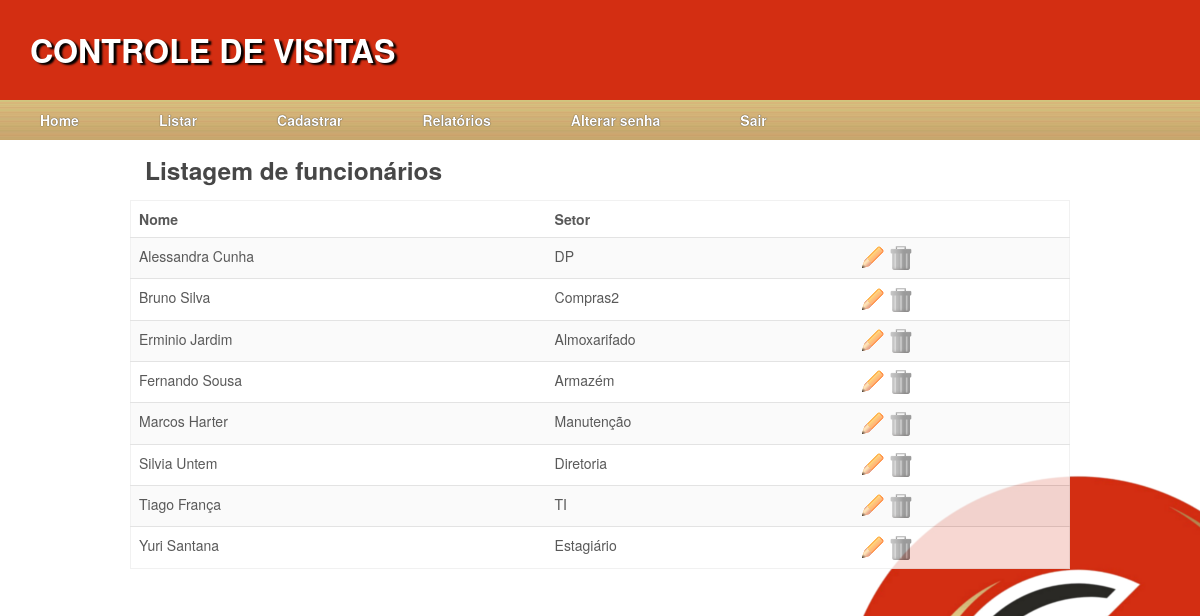
/index.php?p=listarFuncionarios (signed in), run on the app's committed database.
### tables this page shows
CREATE TABLE IF NOT EXISTS `funcionario` (
  `id_funcionario` int(11) NOT NULL AUTO_INCREMENT,
  `nome` varchar(100) DEFAULT NULL,
  `setor` varchar(100) DEFAULT NULL,
  `habilitado` tinyint(1) NOT NULL,
  PRIMARY KEY (`id_funcionario`)
);

### conexao.class.php (called while the page is built, shortened)
<?php
class conexao {
    private $db_host = 'localhost';
    private $db_user = 'controledevisita';
    private $db_pass = '123';
    private $db_name = 'controledevisitas';
    private $con = false;
    public function connect() {
        if(!$this->con) {
            $myconn = @mysql_connect($this->db_host,$this->db_user,$this->db_pass);
            if($myconn) {
                $seldb = @mysql_select_db($this->db_name,$myconn);
                if($seldb) {
                    $this->con = true;
                    return true;
                } else {
                    return false;
                }
            } else {
                return false;
            }
        } else {
            return true;
        }
    }
    public function disconnect() {
	    if($this->con) {
	        if(@mysql_close()) {
				$this->con = false;
	            return true;
	        } else {
	            return false;
	        }
	    }
    }
}

### crud.class.php (called while the page is built, shortened)
<?php
require_once('conexao.class.php');
require_once('log.class.php');
  class crud {
    private $tabela="";
    private $sql_sel="";
    public function __construct($tabela) {
        $this->tabela = $tabela;
        return $this->tabela;
    }
	public function selecionar($campos, $where) {
		$campos = ($campos)?$campos:"*";
        if($where) $this->sql_sel = "SELECT $campos FROM ".$this->tabela." WHERE $where ;";
		else $this->sql_sel = "SELECT $campos FROM ".$this->tabela." ;";
        if(!$this->sel = mysql_query($this->sql_sel)) die();
		$result = null;
		while($linha = mysql_fetch_assoc($this->sel))
			$result[] = $linha;
		return $result;
    }
}

### log.class.php (called while the page is built, shortened)
<?php
require_once('conexao.class.php');
class log{
	public function __construct( $sql, $justificativa) {
        $this->sql = mysql_real_escape_string($sql);
		$query = explode(" ", $this->sql);
		$blacklist = array(
			"insert", "update", "delete", "truncate", "drop", "DECLARE", "EXEC", "SET",
			"CAST",	"alter", "index", "event", "trigger", "grant", "super", "process",
			"reload", "shutdown", "lock", "replication", "user"
		);
    }
}

### listagem/listarFuncionarios.php (the view, shortened to what this page needs)
<?php
    require_once('conexao.class.php');
    require_once('crud.class.php');
?>
<div class="container">
<h3>Listagem de funcion&aacute;rios</h3>
        <table class="table table-striped">
            <thead>
                <tr>
                    <th>
                        Nome
                    </th>
                    <th>
                        Setor
                    </th>
                    <th> </th>
                </tr>
            </thead>
            <tbody>
                <?php
					$crud = new crud('funcionario');
					$result = $crud->selecionar("","habilitado<>0 ORDER BY `nome` ASC");
					foreach($result as $campo){
					?>
                    <tr>
                        <td> <?php echo $campo['nome']; ?> </td>
                        <td> <?php echo $campo['setor']; ?> </td>
						<?php if(@$_SESSION['usuario_edicao']) { ?><td>
							<a href="<?php echo "index.php?p=cadastrarFuncionario&editar=".$campo['id_funcionario']; ?>"><img src="images/edit.gif" alt="Editar" title="Editar" /></a>
							<a href="<?php echo "index.php?p=cadastrarFuncionario&excluir=".$campo['id_funcionario']; ?>"><img src="images/trash.gif" alt="Excluir" title="Excluir" /></a>
						</td><?php } ?>
                    </tr>
                <?php
					}
				?>
            </tbody>
        </table>
	</div>

### css/custom.css (style rules this page uses)
body { background: url(../images/background.png) fixed right bottom no-repeat; }
h3 { padding-left: 15px; }
#container, .container, .table, .form { opacity: 0.9; }
.table { background: #FFF; border: 1px solid #eee; }

### data on the page
funcionario: nome "Alessandra Cunha", setor "DP"
funcionario: nome "Bruno Silva", setor "Compras2"
funcionario: nome "Erminio Jardim", setor "Almoxarifado"
funcionario: nome "Fernando Sousa", setor "Armazém"
funcionario: nome "Marcos Harter", setor "Manutenção"
funcionario: nome "Silvia Untem", setor "Diretoria"
funcionario: nome "Tiago França", setor "TI"
funcionario: nome "Yuri Santana", setor "Estagiário"
